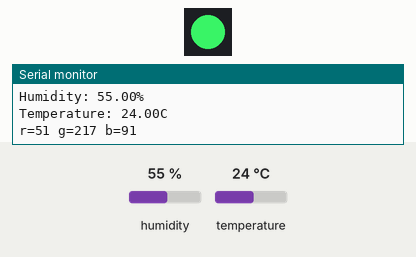
Bench run of a sketch on a simulated Arduino Uno, built with avr-gcc and run on an emulated ATmega328P. Shown: 1 RGB LEDs in strip order, left to right, the last lines printed to the serial monitor. The inputs (shaded band) are chosen by the test bench; at power-on: temperature 24 °C, humidity 55 %. Dim RGB values are drawn brighter than linear.

Above: at 4.8 s.
4.9 s: temperature set to 41 °C
At 6.89 s:
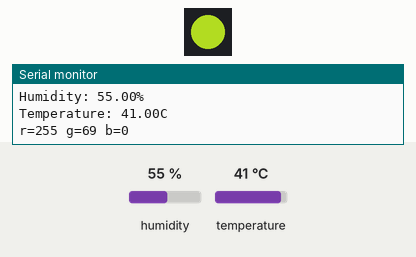
8.8 s: temperature set to 12 °C
At 10.43 s:
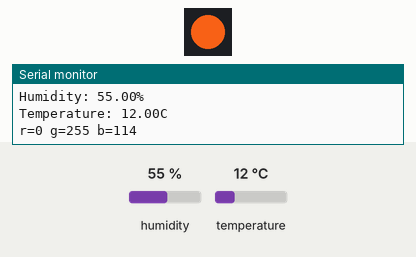
13.0 s: humidity set to 22 %
At 15.19 s:
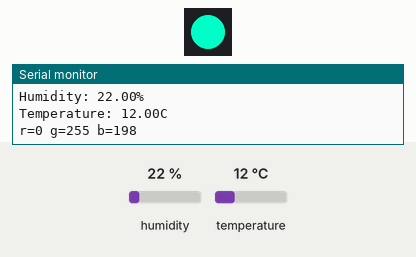
16.5 s: humidity set to 40 %
At 19.16 s:
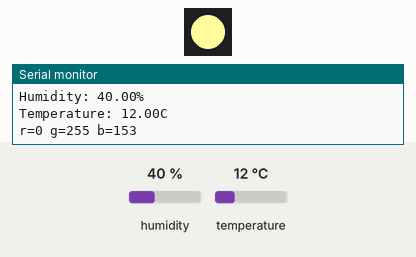
20.0 s: temperature set to 41 °C
At 23.28 s:
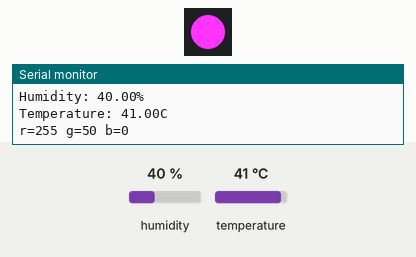
Timing chart, 0 to 24.5 s (numbered marks = the images above; inputs shaded):
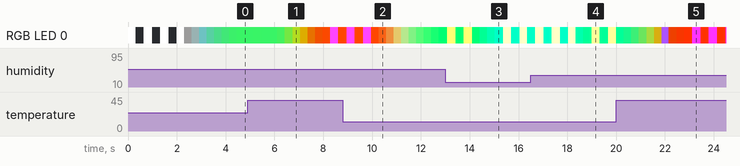

The sketch:

t2b.ino
```cpp
#include <Adafruit_NeoPixel.h>
#include "DHT.h"
#define DHTPIN 4
#define PIXELPIN 5
#define PIXELS 1
#define DHTTYPE DHT22
DHT dht(DHTPIN, DHTTYPE);
Adafruit_NeoPixel pixels = Adafruit_NeoPixel(PIXELS, PIXELPIN, NEO_GRB + NEO_KHZ800);

unsigned long t=0;
unsigned long wait=2000;
struct colour
{
	float c[3];
};

struct colour c1={{0,255,0}}, c2={{255,127,0}}, c3={{0,255,255}}, c4={{255,0,0}}, tc={{0,0,0}}, cc={{0,0,0}};
char cn[3]={'r', 'g', 'b'};

void setup()
{
	Serial.begin(115200);
	Serial.println("\nTemperature and humidity measurements\n");
	dht.begin();
	pixels.begin();
}

void loop()
{
	int i;
	if((t+wait)<millis())
	{
		t=millis();
		float h = dht.readHumidity();
		float t = dht.readTemperature();
		if(!isnan(h) && !isnan(t))
		{
			Serial.print("Humidity: ");
			Serial.print(h);
			Serial.println("%");
			Serial.print("Temperature: ");
			Serial.print(t);
			Serial.println("C");

			t=t<20?20:t;
			t=t>40?40:t;
			t-=20;
			t/=20;

			h=h<0?0:h;
			h=h>100?100:h;
			h/=100;
			for(i=0; i<3; i++)
			{
				tc.c[i]=((1-h)*(t*c4.c[i]+(1-t)*c3.c[i])+h*(t*c2.c[i]+(1-t)*c1.c[i]));
				Serial.print(cn[i]);
				Serial.print("=");
				Serial.print((unsigned char)tc.c[i]);
				Serial.print(" ");
			}
			Serial.println();
		}
		else
		{
			Serial.println("Read failure");
		}
	}
	for(i=0; i<3; i++)
	{
		if(tc.c[i]>cc.c[i])
		{
			cc.c[i]++;
		}
		else
		{
			cc.c[i]--;
		}
	}
	pixels.setPixelColor(0, (unsigned char)cc.c[0], (unsigned char)cc.c[1], (unsigned char)cc.c[2]);
	pixels.show();
	delay(10);
}
```
